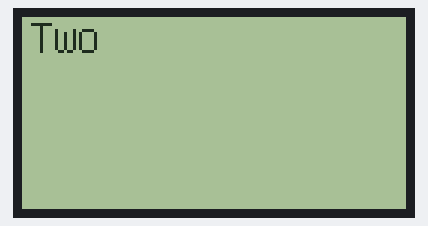
The sketch below on a simulated Arduino Uno, built with avr-gcc and run on an emulated ATmega328P. Parts: 128×64 one-colour display. What the sketch prints to the serial monitor is not drawn.

Above: at 4.1 s.
At 9.1 s:
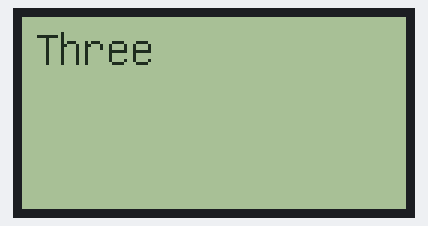
At 19.2 s:
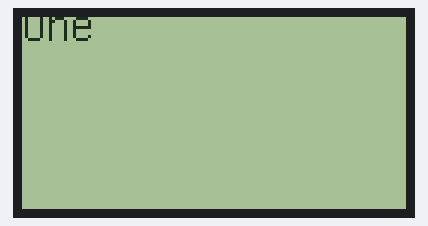
At 34.3 s:
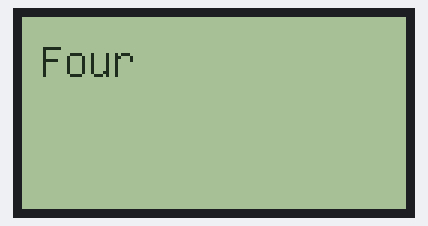

The sketch:

demo02.ino
```cpp
/* Tutorial: http://overskill.alexshu.com/128x64-12864-lcd-w-arduino-serial/ */

#include <U8glib.h>

U8GLIB_ST7920_128X64_4X lcd(53);

int frameCnt = 0;

char strarr[4][12] = {
    "One",
    "Two",
    "Three",
    "Four"
};

void draw(int cnt) {
    lcd.setFont(u8g_font_unifont);
    lcd.setFontPosBottom();
    Serial.println("Draw..");
    lcd.drawStr(cnt * 2, (10 + cnt * 4), strarr[cnt]);
}

void setup() {
    Serial.begin(9600);
    if (lcd.getMode() == U8G_MODE_R3G3B2) {
        lcd.setColorIndex(255);
    }
    else if (lcd.getMode() == U8G_MODE_GRAY2BIT) {
        lcd.setColorIndex(3);
    }
    else if (lcd.getMode() == U8G_MODE_BW) {
        lcd.setColorIndex(1);
    }
    else if (lcd.getMode() == U8G_MODE_HICOLOR) {
        lcd.setHiColorByRGB(255, 255, 255);
    }
    delay(4000);
}

void loop() {
    frameCnt = (frameCnt + 1) % 4;
    bool redraw = true;
    if (redraw) {
        lcd.firstPage();
        do {
            draw(frameCnt);
        }
        while (lcd.nextPage());
        redraw = false;
    }
    Serial.println(".");
    delay(5000);
}
```

Measured:
- what the display in image 0 shows lasts 5.1 s, from 4.0 s to 9.1 s
